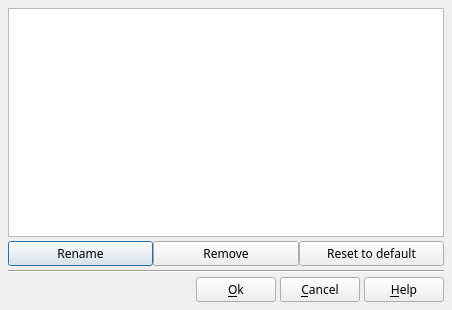
<?xml version="1.0" encoding="UTF-8"?>
<ui version="4.0">
 <class>DlgManageStyle</class>
 <widget class="QDialog" name="DlgManageStyle">
  <property name="geometry">
   <rect>
    <x>0</x>
    <y>0</y>
    <width>452</width>
    <height>310</height>
   </rect>
  </property>
  <property name="font">
   <font>
    <family>Sans Serif</family>
    <pointsize>9</pointsize>
   </font>
  </property>
  <property name="windowTitle">
   <string comment="Dialog title">Manage style</string>
  </property>
  <layout class="QVBoxLayout" name="verticalLayout">
   <property name="spacing">
    <number>4</number>
   </property>
   <property name="margin">
    <number>8</number>
   </property>
   <item>
    <widget class="QListWidget" name="ListStyle">
     <property name="font">
      <font>
       <pointsize>9</pointsize>
      </font>
     </property>
     <property name="editTriggers">
      <set>QAbstractItemView::NoEditTriggers</set>
     </property>
     <property name="showDropIndicator" stdset="0">
      <bool>false</bool>
     </property>
     <property name="dragDropOverwriteMode">
      <bool>false</bool>
     </property>
     <property name="selectionMode">
      <enum>QAbstractItemView::SingleSelection</enum>
     </property>
     <property name="selectionBehavior">
      <enum>QAbstractItemView::SelectRows</enum>
     </property>
     <property name="verticalScrollMode">
      <enum>QAbstractItemView::ScrollPerItem</enum>
     </property>
     <property name="horizontalScrollMode">
      <enum>QAbstractItemView::ScrollPerPixel</enum>
     </property>
    </widget>
   </item>
   <item>
    <layout class="QHBoxLayout" name="horizontalLayout_3">
     <property name="spacing">
      <number>0</number>
     </property>
     <property name="margin">
      <number>0</number>
     </property>
     <item>
      <widget class="QPushButton" name="DBRenameBT">
       <property name="toolTip">
        <string>Rename style</string>
       </property>
       <property name="text">
        <string>Rename</string>
       </property>
       <property name="icon">
        <iconset>
         <normaloff>:/img/db_add.png</normaloff>:/img/db_add.png</iconset>
       </property>
      </widget>
     </item>
     <item>
      <widget class="QPushButton" name="DBRemoveBT">
       <property name="toolTip">
        <string>Remove style</string>
       </property>
       <property name="text">
        <string>Remove</string>
       </property>
       <property name="icon">
        <iconset>
         <normaloff>:/img/db_remove.png</normaloff>:/img/db_remove.png</iconset>
       </property>
      </widget>
     </item>
     <item>
      <widget class="QPushButton" name="DBResetBT">
       <property name="toolTip">
        <string>Cancel the modifications that you made on a standard style</string>
       </property>
       <property name="text">
        <string>Reset to default</string>
       </property>
       <property name="icon">
        <iconset>
         <normaloff>:/img/db_status.png</normaloff>:/img/db_status.png</iconset>
       </property>
      </widget>
     </item>
    </layout>
   </item>
   <item>
    <widget class="Line" name="line">
     <property name="orientation">
      <enum>Qt::Horizontal</enum>
     </property>
    </widget>
   </item>
   <item>
    <layout class="QHBoxLayout" name="horizontalLayout_2">
     <property name="spacing">
      <number>4</number>
     </property>
     <item>
      <spacer name="horizontalSpacer">
       <property name="orientation">
        <enum>Qt::Horizontal</enum>
       </property>
       <property name="sizeHint" stdset="0">
        <size>
         <width>40</width>
         <height>20</height>
        </size>
       </property>
      </spacer>
     </item>
     <item>
      <widget class="QPushButton" name="OkBt">
       <property name="toolTip">
        <string>Accept modification and exit dialog box</string>
       </property>
       <property name="text">
        <string>&amp;Ok</string>
       </property>
       <property name="icon">
        <iconset>
         <normaloff>:/img/action_ok.png</normaloff>:/img/action_ok.png</iconset>
       </property>
      </widget>
     </item>
     <item>
      <widget class="QPushButton" name="CancelBt">
       <property name="toolTip">
        <string>Cancel modification and exit dialog box</string>
       </property>
       <property name="text">
        <string>&amp;Cancel</string>
       </property>
       <property name="icon">
        <iconset>
         <normaloff>:/img/action_cancel.png</normaloff>:/img/action_cancel.png</iconset>
       </property>
      </widget>
     </item>
     <item>
      <widget class="QPushButton" name="HelpBT">
       <property name="toolTip">
        <string>Open help page describing this dialog box</string>
       </property>
       <property name="text">
        <string>&amp;Help</string>
       </property>
       <property name="icon">
        <iconset>
         <normaloff>:/img/help.png</normaloff>:/img/help.png</iconset>
       </property>
       <property name="shortcut">
        <string>F1</string>
       </property>
      </widget>
     </item>
    </layout>
   </item>
  </layout>
 </widget>
 <resources>
  <include location="../../RSCffDiaporama.qrc"/>
 </resources>
 <connections/>
</ui>
